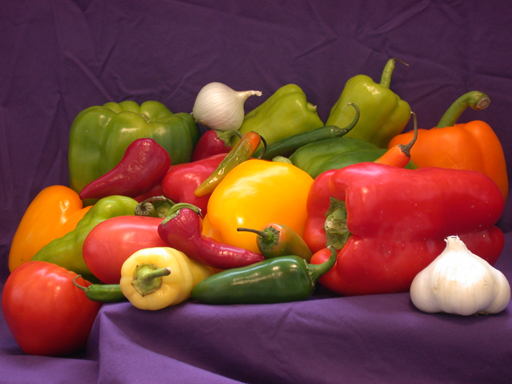
#> input picture lab1/colourspace/mypeppers.png, 512 x 384 px
$ python ConvertColourSpace.py
#> lines starting #> are read from the running program, lines starting #| are printed output that depends on the picture
#> further down, I is the input picture: shape (384, 512, 3); mean B, G, R 57.6, 66.4, 120.8
### lab1/colourspace/visualize.py
import matplotlib.pyplot as plt


def visualize(input_image):
    # Fill in this function. Remember to remove the pass command
    shape = input_image.shape
    n_channels = shape[-1]

    if n_channels > 3:
        fig, axs = plt.subplots(2,2)

        axs[0,0].set_xticks([])
        axs[0,0].set_yticks([])
        axs[0,0].set_title('Lightness', fontsize=20)
        axs[0,0].imshow(input_image[:,:,0], cmap='gray')

        axs[0,1].set_xticks([])
        axs[0,1].set_yticks([])
        axs[0,1].set_title('Average', fontsize=20)
        axs[0,1].imshow(input_image[:,:,1], cmap='gray')

        axs[1,0].set_xticks([])
        axs[1,0].set_yticks([])
        axs[1,0].set_title('Luminosity', fontsize=20)
        axs[1,0].imshow(input_image[:,:,2], cmap='gray')

        axs[1,1].set_xticks([])
        axs[1,1].set_yticks([])
        axs[1,1].set_title('Opencv', fontsize=20)
        axs[1,1].imshow(input_image[:,:,3], cmap='gray')

        plt.show()

    else:
        fig, axs = plt.subplots(2,2)

        axs[0,0].set_xticks([])
        axs[0,0].set_yticks([])
        axs[0,0].set_title('converted image', fontsize=20)
        axs[0,0].imshow(input_image)

        axs[0,1].set_xticks([])
        axs[0,1].set_yticks([])
        axs[0,1].set_title('Y', fontsize=20)
        axs[0,1].imshow(input_image[:,:,0], cmap='gray')

        axs[1,0].set_xticks([])
        axs[1,0].set_yticks([])
        axs[1,0].set_title('CB', fontsize=20)
        axs[1,0].imshow(input_image[:,:,1], cmap='gray')

        axs[1,1].set_xticks([])
        axs[1,1].set_yticks([])
        axs[1,1].set_title('CR', fontsize=20)
        axs[1,1].imshow(input_image[:,:,2], cmap='gray')

        plt.show()

### lab1/colourspace/ConvertColourSpace.py
import numpy as np
import cv2
import rgbConversions
from visualize import *

def ConvertColourSpace(input_image, colourspace):
    '''
    Converts an RGB image into a specified color space, visualizes the
    color channels and returns the image in its new color space.

    Colorspace options:
      opponent
      rgb -> for normalized RGB
      hsv
      ycbcr
      gray

    P.S: Do not forget the visualization part!
    '''
#> called with colourspace = 'ycbcr'

    # Convert the image into double precision for conversions
    input_image = input_image.astype(np.float32)

    if colourspace.lower() == 'opponent':
        # fill in the rgb2opponent function
        input_image *= 1./255
        new_image = rgbConversions.rgb2opponent(input_image)

    elif colourspace.lower() == 'rgb':
        # fill in the rgb2opponent function
        input_image *= 1./255
        new_image = rgbConversions.rgb2normedrgb(input_image)

    elif colourspace.lower() == 'hsv':
        # use built-in function from opencv
        #input_image *= 1./255
        new_image = cv2.cvtColor(input_image, cv2.COLOR_RGB2HSV)

    elif colourspace.lower() == 'ycbcr':
        # use built-in function from opencv
        input_image *= 1./255
        new_image = cv2.cvtColor(input_image, cv2.COLOR_RGB2YCrCb)
#> new_image: shape (384, 512, 3) float32; mean of channels 0, 1, 2 0.32, 0.609, 0.447
        tmp = np.zeros(new_image.shape)
        # order channels in y cb cr.
        tmp[:,:,0] = new_image[:,:,0]
#> tmp: shape (384, 512, 3) float64; mean of channels 0, 1, 2 0.32, 0, 0
        tmp[:,:,1] = new_image[:,:,2]
#> tmp: shape (384, 512, 3) float64; mean of channels 0, 1, 2 0.32, 0.447, 0
        tmp[:,:,2] = new_image[:,:,1]
#> tmp: shape (384, 512, 3) float64; mean of channels 0, 1, 2 0.32, 0.447, 0.609
        new_image = tmp

    elif colourspace.lower() == 'gray':
        # fill in the rgb2opponent function
        new_image = rgbConversions.rgb2grays(input_image)

    else:
        print('Error: Unknown colorspace type [%s]...' % colourspace)
        new_image = input_image

    visualize(new_image)
#> in visualize, `plt.show()`:
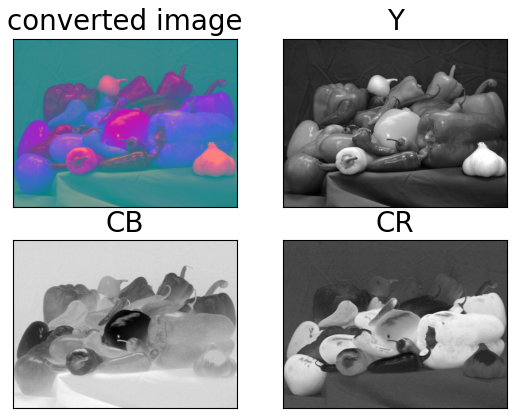
#> figure drawn by matplotlib, 4 panels

    return new_image


if __name__ == '__main__':
    # Replace the image name with a valid image
    img_path = 'mypeppers.png'
    # Read with opencv
    I = cv2.imread(img_path)
    # Convert from BGR to RGB
    # This is a shorthand.
    I = I[:, :, ::-1]

    out_img = ConvertColourSpace(I, 'ycbcr')
